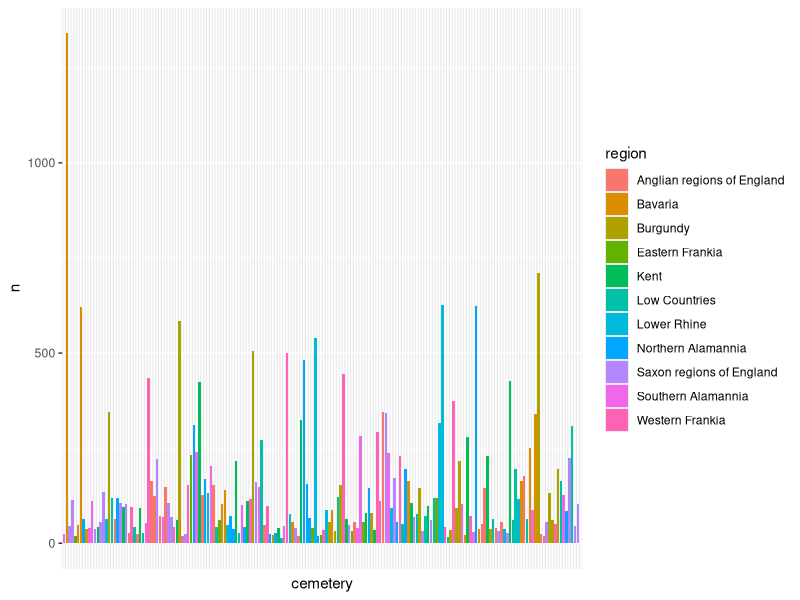

Generate this figure with R:
# script to process all_graves.csv data
# from Brownlee (2021) Grave Goods in Early Medieval Europe
# DOI: https://doi.org/10.11141/ia.56.11
#
# Author: David Osborne
#   Date: 2023-07-06

library(tidyverse)
all_graves <- read_csv('all_graves.csv')

# --------------------------------------
# number of graves in each cemetery
all_graves %>% 
  count(cemetery) %>% 
  print(n = 200)  # display full list

cemeteries <- all_graves %>% 
  group_by(region) %>% 
  count(cemetery) %>% 
  add_tally()

cemeteries %>%
  ggplot(aes(cemetery, n, fill = region)) +
  geom_col(position = 'dodge') +
  theme(axis.text.x = element_blank(),
        axis.ticks.x = element_blank())
  
